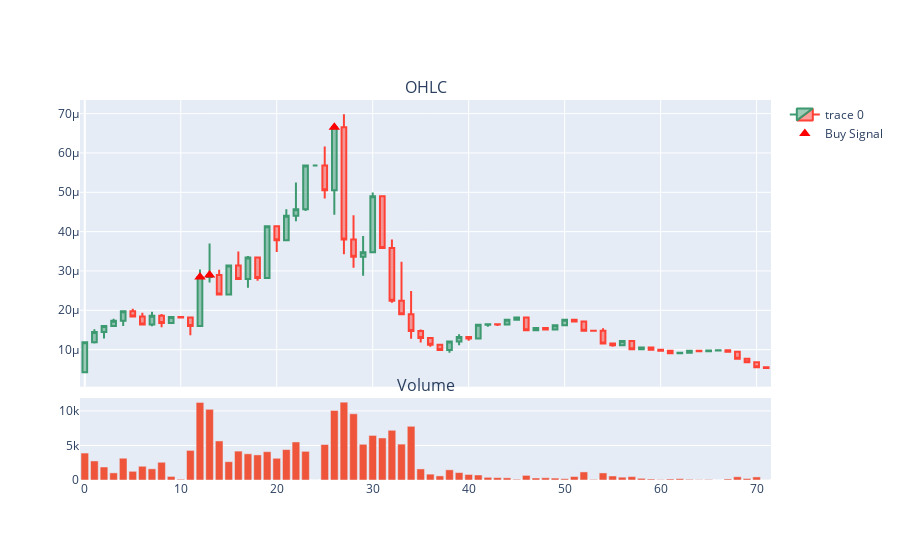

The code cell stored with this chart in its notebook:
### Code cell
from watcher import last_50_candles, Timeframe

watcher = Watcher(Chain.SOL)
timeframe = Timeframe.ONE_MINUTE
start, end = last_50_candles(timeframe)
candles_response = watcher.get_candles(
    token_address="GmaPKZisgQtH1ZXx5Xx6mQD6hKHZZUKdwR9SrBdrpump",
    start=0,
    end=end,
    timeframe=timeframe.value
)
df = pd.DataFrame([vars(candle) for candle in candles_response.data])
fig = make_fig(df)
sma_period = 10
volume_spike_threshold = 1.5

# Calculate SMA of Volume
df['sma_volume'] = df['volume'].rolling(window=sma_period).mean()

# Detect Volume Spikes
df['volume_spike'] = df['volume'] > (volume_spike_threshold * df['sma_volume'])

# Detect Upward Price Movement
df['price_upward'] = df['close'] > df['close'].shift(1)

# Generate Buy Signals
df['buy_signal'] = df['volume_spike'] & df['price_upward']

# Filter buy signals
buy_signals = df[df['buy_signal']]

fig.add_trace(
    go.Scatter(
        x=df[df['buy_signal']].index,
        y=df[df['buy_signal']]['close'],
        mode='markers',
        marker=dict(
            color='red',
            size=10,
            symbol='triangle-up'
        ),
        name='Buy Signal'
    ),
    row=1,
    col=1,
)

print(len(buy_signals))
fig.show()
